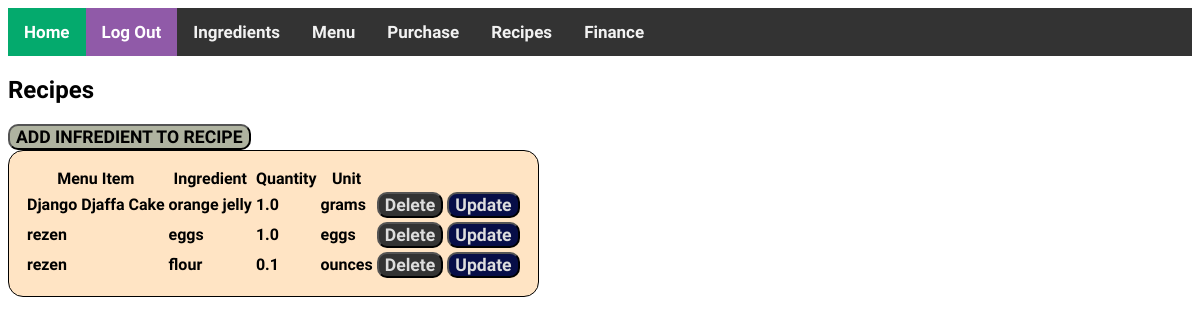
Page /recipe/ (signed in) on the earlier database version.
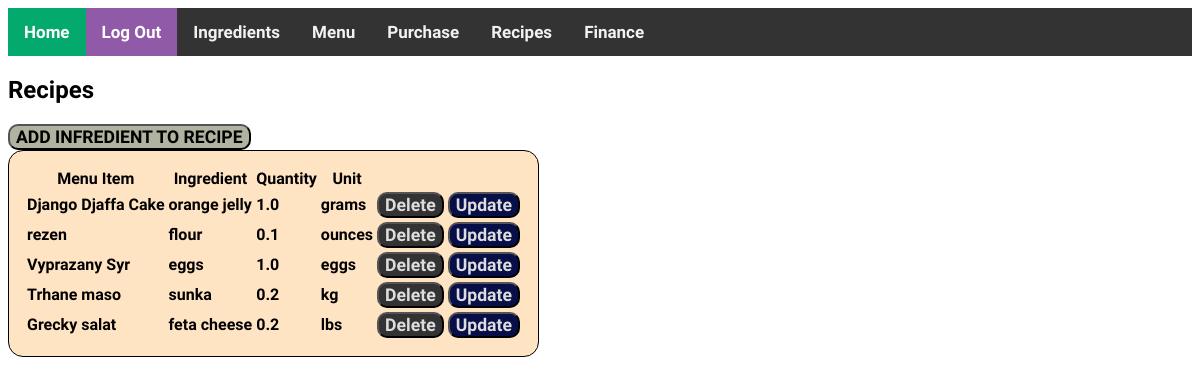
Same page on the later database version.
### inventory/models.py (models this page shows, shortened)
class RecipeRequirements(models.Model):
    menu_item = models.ForeignKey(MenuItem, on_delete=models.CASCADE)
    ingredient = models.ForeignKey(Ingredient, on_delete=models.CASCADE)
    quantity = models.FloatField(default=0)

class MenuItem(models.Model):
    name = models.CharField(max_length=200)
    price = models.FloatField(default=0)

class Ingredient(models.Model):
    name = models.CharField(max_length=200)
    quantity = models.FloatField(default=0)
    quantity_type = models.CharField(max_length=200)
    price = models.FloatField(default=0)

### inventory/views.py (the view)
# urls.py: path('recipe/', views.RecipeView.as_view(), name='recipe'),
class RecipeView(LoginRequiredMixin, ListView):
    template_name = 'inventory/recipe.html'
    model = RecipeRequirements

### inventory/templates/inventory/recipe.html (shortened to what this page needs)
{% extends 'base.html' %}
{% load static %}
{% block content %}
  <div>
    <h2>Recipes</h2>
    <a href="{% url "create_recipe" %}"><button class="create-button">ADD INFREDIENT TO RECIPE</button></a>
    <table class="inventory-table">
      <thead>
        <tr>
          <th>Menu Item</th>
          <th>Ingredient</th>
          <th>Quantity</th>
          <th>Unit</th>
          <th></th>
        </tr>
      </thead>
      <tbody>
      {% for item in object_list %}
        <tr>
          <td> {{ item.menu_item.name }}</td>
          <td> {{ item.ingredient.name }}</td>
          <td> {{ item.quantity }}</td>
          <td> {{ item.ingredient.quantity_type }}</td>
          <td><a href="{% url "delete_recipe" item.id %}"><button class="del-button">Delete</button></a></td>
          <td><a href="{% url "update_recipe" item.id %}"><button class="update-button">Update</button></a></td>
        </tr>
      {% endfor %}
      </tbody>
    </table>
  </div>
{% endblock %}

Differences in the rows shown:
removed RecipeRequirements: menu_item.name "rezen", ingredient.name "eggs", quantity "1.0", ingredient.quantity_type "eggs"
added RecipeRequirements: menu_item.name "Vyprazany Syr", ingredient.name "eggs", quantity "1.0", ingredient.quantity_type "eggs"
added RecipeRequirements: menu_item.name "Trhane maso", ingredient.name "sunka", quantity "0.2", ingredient.quantity_type "kg"
added RecipeRequirements: menu_item.name "Grecky salat", ingredient.name "feta cheese", quantity "0.2", ingredient.quantity_type "lbs"
